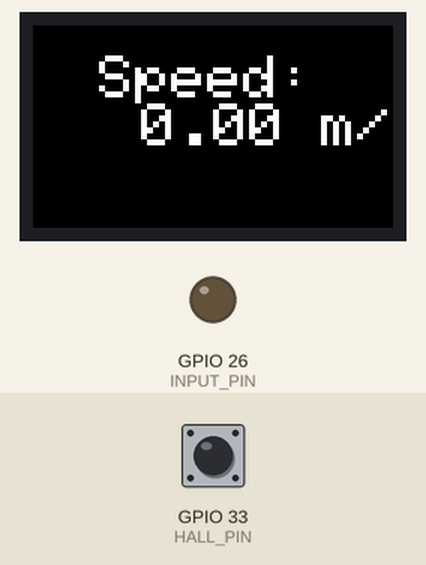
This sketch was run on a simulated ESP32. Parts: 240×135 colour display, output pins drawn as LEDs (lit = HIGH). Inputs (shaded band) come from the test bench; at power-on: GPIO 33 (HALL_PIN) HIGH.

Above: at 1.8 s.
1.9 s: GPIO 33 (HALL_PIN) pulled LOW for 1 s
At 3.0 s:
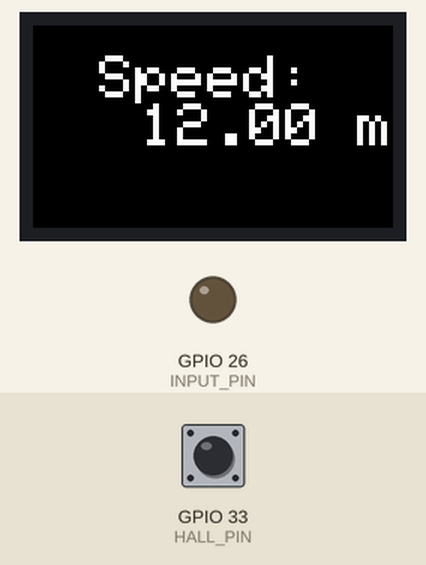
5.7 s: GPIO 33 (HALL_PIN) pulled LOW for 0.15 s
At 6.6 s:
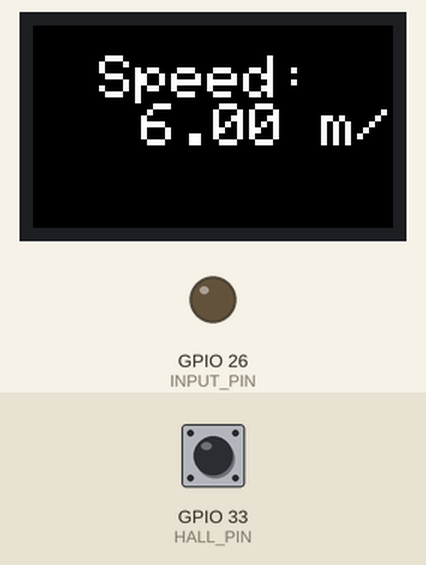
8.7 s: GPIO 33 (HALL_PIN) pulled LOW for 1 s
At 10.1 s:
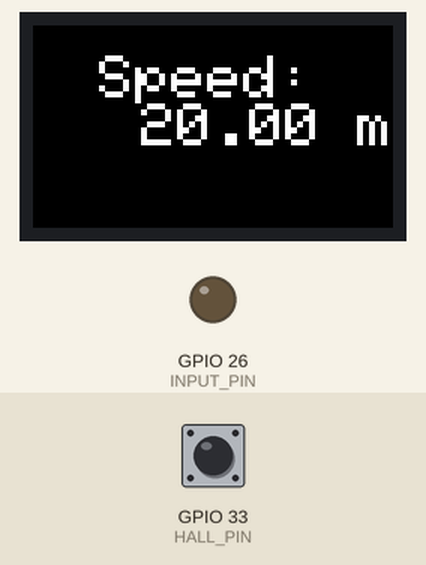
12.7 s: GPIO 33 (HALL_PIN) pulled LOW for 3.2 s
At 15.1 s:
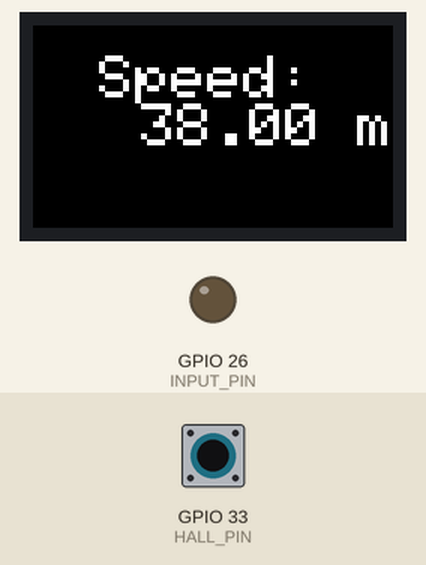
Timing chart, 0 to 16.6 s (numbered marks = the images above; inputs shaded):
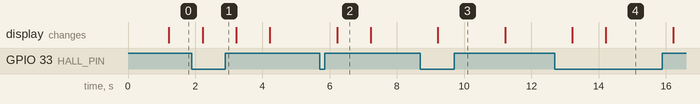

The sketch:

speed.ino
```cpp
#include <M5StickCPlus2.h>

#define WHEEL_CIRCUMFERENCE 2000  // 轮胎周长，单位为毫米
#define HALL_PIN 33  // 霍尔传感器引脚
#define DEBOUNCE_TIME 50  // 消抖时间，单位为毫秒

#define INPUT_PIN 26

int counter = 0;  // 记录轮胎旋转的次数
unsigned long lastPulseTime = 0;  // 上一次检测到脉冲的时间
unsigned long lastDisplayTime = 0;  // 上一次更新显示的时间
unsigned long currentTime = 0;

void setup() {
  // 初始化M5StickC Plus2
  M5.begin();

  // 设置显示屏的方向和字体
  M5.Lcd.setRotation(1);
  M5.Lcd.setTextSize(4);
  M5.Lcd.fillScreen(BLACK);
  M5.Lcd.setTextColor(WHITE);

  // 设置霍尔传感器引脚为输入模式
  pinMode(HALL_PIN, INPUT_PULLUP);
  pinMode(INPUT_PIN,OUTPUT); //初始化引脚26用于代替按键M5-A

  // 初始化时间
  lastDisplayTime = millis();
}

void loop() {
  currentTime = millis();

  // 读取霍尔传感器状态
  bool hallState = digitalRead(HALL_PIN);

  // 检测到霍尔传感器的变化，并且要过滤抖动
  if (hallState == LOW && (currentTime - lastPulseTime > DEBOUNCE_TIME)) {
    counter++;  // 计数增加，表示轮胎转了一圈
    lastPulseTime = currentTime;  // 更新上次脉冲时间
  }

  // 每隔1秒更新一次屏幕显示
  if (currentTime - lastDisplayTime >= 1000) {
    M5.Lcd.fillScreen(BLACK);
    M5.Lcd.setCursor(20, 20);

    // 计算速度，单位为毫米/秒，转换为米/秒
    double speed = ((double)counter * (double)WHEEL_CIRCUMFERENCE) / 1000.0;

    // 创建一个字符缓冲区来存储格式化后的速度值
    char buffer[20];
    snprintf(buffer, sizeof(buffer), " Speed:     %.2f m/s", speed);

    // 打印格式化后的速度值到LCD
    M5.Lcd.print(buffer);

    // 重置计数器
    counter = 0;

    // 更新显示的时间
    lastDisplayTime = currentTime;
  }
}
```

Measured:
- after the input at 1.9 s, the display: changes after 0.32 s (image 1)
- after the input at 5.7 s, the display: changes after 0.52 s (image 2)
- after the input at 8.7 s, the display: changes after 0.52 s (image 3)
- after the input at 12.7 s, the display: first changes after 0.52 s (image 4 shows a later state)
- what the display in image 2 shows lasts 1.0 s, from 6.2 s to 7.2 s
